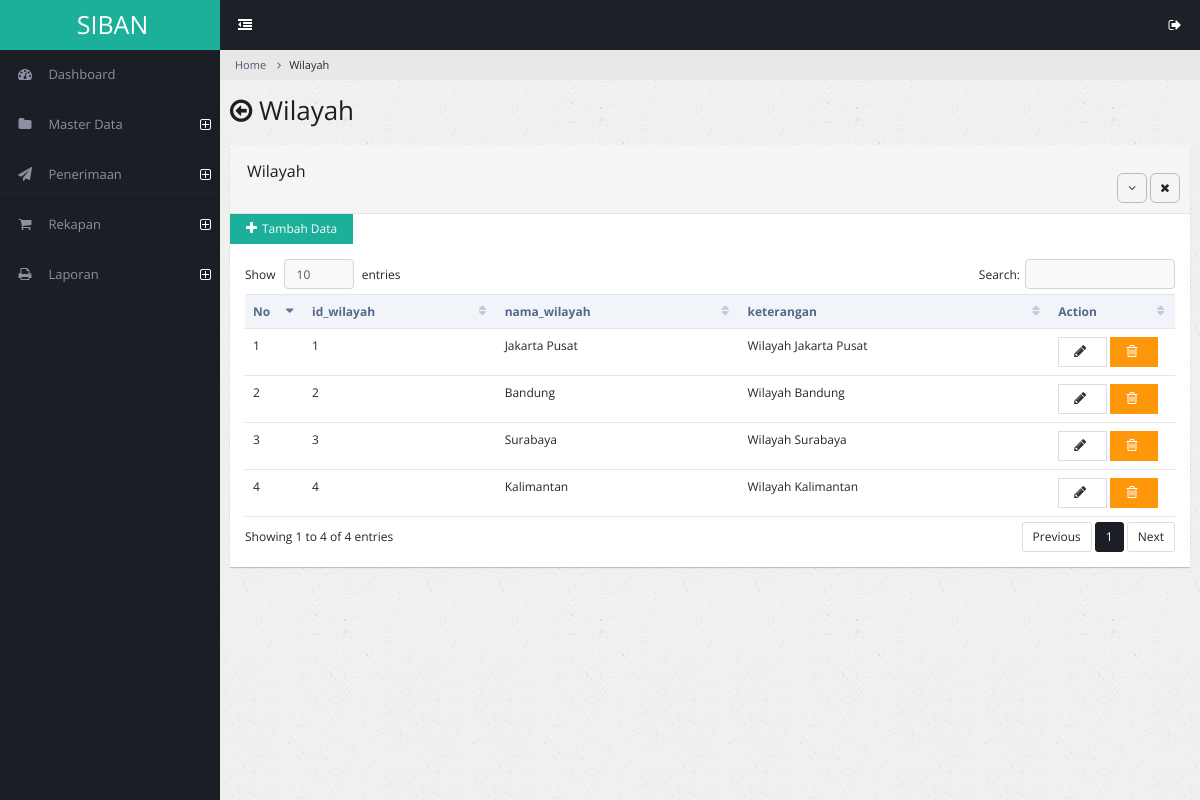
The app's page /admin/wilayah.php (signed in) with its own data.
### tables this page shows
CREATE TABLE `wilayah` (
  `id_wilayah` int(11) NOT NULL,
  `nama_wilayah` varchar(100) NOT NULL,
  `keterangan` text
);

### admin/wilayah.php (the view, shortened to what this page needs)
<?php
include "koneksi.php";
?>
<!DOCTYPE html>
<html lang="en">
<head>
        <link rel="stylesheet" type="text/css" id="theme" href="css/theme-default.css"/>
    </head>
    <body>
        <div class="page-container">
            <div class="page-sidebar">
                <?php include 'menu.php'; ?>
            </div>
            <div class="page-content">
                <ul class="x-navigation x-navigation-horizontal x-navigation-panel">
                    <li class="xn-icon-button">
                        <a href="#" class="x-navigation-minimize"><span class="fa fa-dedent"></span></a>
                    </li>
                    <li class="xn-icon-button pull-right">
                        <a href="#" class="mb-control" data-box="#mb-signout"><span class="fa fa-sign-out"></span></a>
                    </li>
                </ul>
                <ul class="breadcrumb">
                    <li><a href="#">Home</a></li>
                    <li class="active">Wilayah</a></li>
                </ul>
                <div class="page-title">
                    <h2><span class="fa fa-arrow-circle-o-left"></span> Wilayah</h2>
                </div>
                <div class="page-content-wrap">
                    <div class="row">
                        <div class="col-md-12">
                            <div class="panel panel-default">
                                <div class="panel-heading">
                                    <h3 class="panel-title">Wilayah</h3><br>
                                    <ul class="panel-controls">
                                        <li><a href="#" class="panel-collapse"><span class="fa fa-angle-down"></span></a></li>
                                        <li><a href="#" class="panel-remove"><span class="fa fa-times"></span></a></li>
                                    </ul>
                                </div>
                                <a href="wilayah-add"><button class="btn btn-info"><i class="fa fa-plus"></i>Tambah Data</button> </a>
                                <div class="panel-body">
                                    <table class="table datatable">
                                        <thead>
                                            <tr>
                                                <th width="70">No</th>
                                                <th>id_wilayah</th>
                                                <th>nama_wilayah</th>
                                                <th>keterangan</th>
                                                <th width="130">Action</th>
                                            </tr>
                                        </thead>
<?php
                        $querymatakuliah = mysqli_query ($konek, "SELECT * FROM wilayah");
                        $no = 0;
                        while($matakuliah = mysqli_fetch_array($querymatakuliah)){
                            $no++;
                            echo "
                                <tr>
                                    <td>$no</td>
                                    <td>$matakuliah[id_wilayah]</td>
                                    <td>$matakuliah[nama_wilayah]</td>
                                    <td>$matakuliah[keterangan]</td>
                                    <td>
                                    <a href='wilayah-edit.php?id_wilayah=$matakuliah[id_wilayah]' id_wilayah='$matakuliah[id_wilayah]'><button class='btn btn-default'><i class='fa fa-pencil'></i></button></a>
                                    <a href='wilayah-delete.php?id_wilayah=$matakuliah[id_wilayah]'<button class='btn btn-warning'><i class='fa fa-trash-o'></i></button></a>
                                    </td>
                                </tr>
                                ";
                        }
                    ?>
                                    </table>
                                </div>
                            </div>
                        </div>
                    </div>
                </div>
            </div>
        </div>
    </body>
</html>

### records on screen
wilayah: id_wilayah "1", nama_wilayah "Jakarta Pusat", keterangan "Wilayah Jakarta Pusat"
wilayah: id_wilayah "2", nama_wilayah "Bandung", keterangan "Wilayah Bandung"
wilayah: id_wilayah "3", nama_wilayah "Surabaya", keterangan "Wilayah Surabaya"
wilayah: id_wilayah "4", nama_wilayah "Kalimantan", keterangan "Wilayah Kalimantan"
